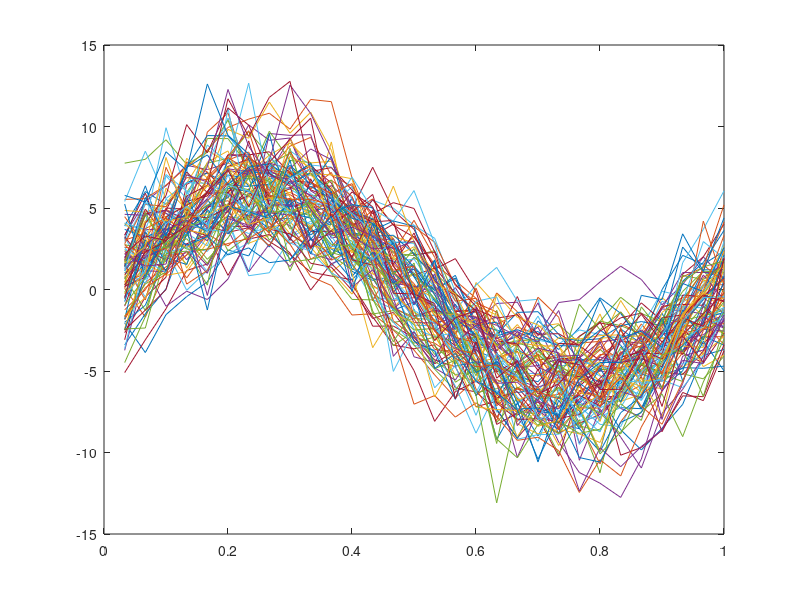

Write MATLAB code to recreate this figure. (Note: this script raises an error after producing the figure.)
%% Testing KFClustering using 2 group fme examples
%  Adding the following folders to the path:
%   -FTSC

%% Clear
clear;
clc;

rng(1)                                       % control the randomness

%% Simulation data
m = 30;                                       % number of observations
t = (1:m)/m;
p = 1;                                        % # of fixed effects
q = 1;                                        % # of random effects

nClusters = 2;

% group 1:
n1 = 50;                                      % # of subjects
sigma_e1 = 1;                                 % variance of white noise
d1 = 2*(p+n1*q);                              % dimension of states
realFixedEffect1 = 5*sin(2*pi*t);             % p-by-m
realRandomEffect1 = randn(n1,4)*[cos(2*pi*t);cos(4*pi*t);...
                               cos(6*pi*t);ones(1,m)];                           
Y1 = repmat(realFixedEffect1, [n1,1]) + realRandomEffect1 ... 
    + sqrt(sigma_e1)*randn(n1,m);

% group 2:
n2 = 50;                                      % # of subjects
sigma_e2 = 2;                                 % variance of white noise
d2 = 2*(p+n2*q);                              % dimension of states
realFixedEffect2 = 7*sin(2*pi*t);             % p-by-m
realRandomEffect2 = randn(n2,4)*[cos(2*pi*t);cos(4*pi*t);...
                               cos(6*pi*t);ones(1,m)];
Y2 = repmat(realFixedEffect2, [n2,1]) + realRandomEffect2 ... 
    + sqrt(sigma_e2)*randn(n2,m);


dataset = [Y1; Y2];

realClusterIDs = [ones(n1,1); 2*ones(n2,1)];

plot(t, dataset');

%% kmeans

ClusterIDs_kmeans = kmeans(dataset, nClusters);

%% KFClustering and ShouldStop

fixedArray = ones(1,p);
randomArray = ones(1,q);
MAX_LOOP = 100;

tic
[ ClusterIDs_KF, ClusterMembers, Theta, switchHistory] = ...
    KFClustering(dataset, t, nClusters, ...
                fixedArray, randomArray, MAX_LOOP);
toc

plot(switchHistory);


                 


